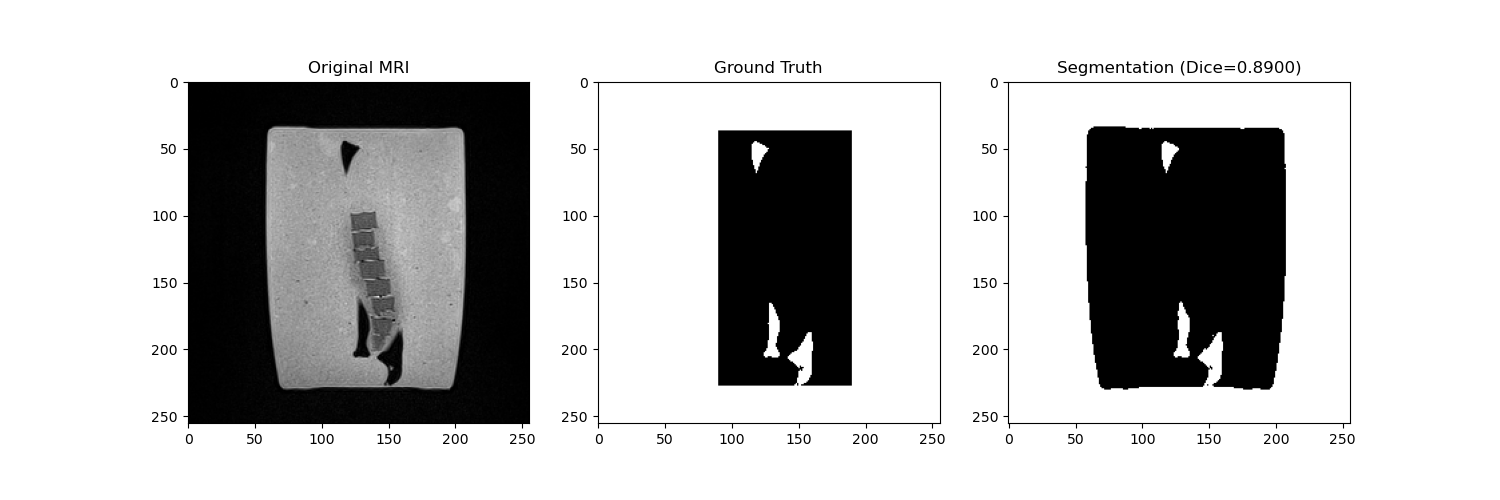

The script that saved this image:
import os
import pydicom
import nibabel as nib
import numpy as np
import pandas as pd
import matplotlib.pyplot as plt
from skimage.morphology import closing, ball, opening
from scipy.ndimage import binary_fill_holes, label
from skimage.metrics import hausdorff_distance

def load_dicom_series(directory):
    files = [pydicom.dcmread(os.path.join(directory, f)) for f in os.listdir(directory) if f.endswith('.dcm')]
    files.sort(key=lambda x: int(x.InstanceNumber))
    pixel_data = np.stack([f.pixel_array for f in files])
    return pixel_data

def dice_coefficient(y_true, y_pred):
    intersection = np.sum(y_true * y_pred)
    sum_total = np.sum(y_true) + np.sum(y_pred)
    if sum_total == 0: return 1.0
    return (2. * intersection) / sum_total

def keep_top_n_components(mask, n):
    labeled, num_features = label(mask)
    if num_features <= n: return mask
    component_sizes = np.bincount(labeled.ravel())
    component_sizes[0] = 0
    top_n_indices = np.argsort(component_sizes)[::-1][:n]
    new_mask = np.zeros_like(mask, dtype=bool)
    for idx in top_n_indices:
        if component_sizes[idx] > 0:
            new_mask |= (labeled == idx)
    return new_mask

def main():
    script_dir = os.path.dirname(os.path.abspath(__file__))
    root_dir = os.path.dirname(script_dir)
    mri_path = os.path.join(root_dir, 'MRI')
    gt_path = os.path.join(root_dir, 'bone_mask.nii')
    
    print("Loading data...")
    mri_volume = load_dicom_series(mri_path).astype(float)
    ground_truth = nib.load(gt_path).get_fdata().astype(bool)
    
    results_file = os.path.join(script_dir, 'optuna_results_grid.csv')
    df = pd.read_csv(results_file).sort_values(by='Dice', ascending=False)
    best_params = df.iloc[0]
    
    low = best_params['T_low']
    high = best_params['T_high']
    radius = int(best_params['Radius'])
    top_n = int(best_params['Top_N'])
    
    print(f"Applying segmentation with T_low={low}, T_high={high}, Radius={radius}, Top_N={top_n}")
    
    # Segmentation
    seg = (mri_volume >= low) & (mri_volume <= high)
    seg = closing(seg, ball(radius))
    seg = binary_fill_holes(seg)
    seg = opening(seg, ball(1))
    seg_final = keep_top_n_components(seg, top_n)
    
    dice = dice_coefficient(ground_truth[1:-1], seg_final[1:-1])
    hd = hausdorff_distance(ground_truth[1:-1], seg_final[1:-1])
    
    print(f"Final Dice: {dice:.4f}")
    print(f"Final Hausdorff: {hd:.4f}")
    
    # Save results
    nib.save(nib.Nifti1Image(seg_final.astype(np.float32), np.eye(4)), 
             os.path.join(script_dir, 'final_bone_mask_grid_optimized.nii'))
    
    slice_idx = mri_volume.shape[0] // 2
    plt.figure(figsize=(15, 5))
    plt.subplot(131)
    plt.imshow(mri_volume[slice_idx], cmap='gray')
    plt.title('Original MRI')
    plt.subplot(132)
    plt.imshow(ground_truth[slice_idx], cmap='gray')
    plt.title('Ground Truth')
    plt.subplot(133)
    plt.imshow(seg_final[slice_idx], cmap='gray')
    plt.title(f'Segmentation (Dice={dice:.4f})')
    plt.savefig(os.path.join(script_dir, 'final_segmentation_grid.png'))
    print(f"Results saved in {script_dir}")

if __name__ == "__main__":
    main()
